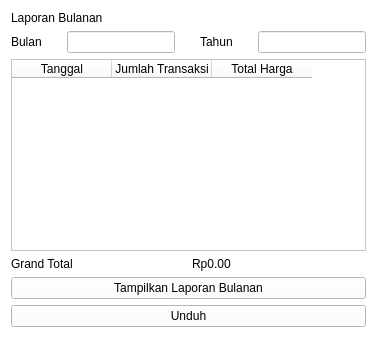
            <widget class="QWidget" name="laporanBulanan">
             <property name="styleSheet">
              <string notr="true">background-color: rgb(255, 255, 255)</string>
             </property>
             <layout class="QVBoxLayout" name="verticalLayout_6">
              <item>
               <widget class="QLabel" name="label_2">
                <property name="text">
                 <string>Laporan Bulanan</string>
                </property>
               </widget>
              </item>
              <item>
               <layout class="QHBoxLayout" name="horizontalLayout_12">
                <property name="spacing">
                 <number>25</number>
                </property>
                <item>
                 <widget class="QLabel" name="label_14">
                  <property name="text">
                   <string>Bulan</string>
                  </property>
                 </widget>
                </item>
                <item>
                 <widget class="QLineEdit" name="lineEditBulan"/>
                </item>
                <item>
                 <widget class="QLabel" name="label_23">
                  <property name="text">
                   <string>Tahun</string>
                  </property>
                 </widget>
                </item>
                <item>
                 <widget class="QLineEdit" name="lineEditTahun"/>
                </item>
               </layout>
              </item>
              <item>
               <widget class="QTableWidget" name="tableWidgetBulanan">
                <column>
                 <property name="text">
                  <string>Tanggal</string>
                 </property>
                </column>
                <column>
                 <property name="text">
                  <string>Jumlah Transaksi</string>
                 </property>
                </column>
                <column>
                 <property name="text">
                  <string>Total Harga</string>
                 </property>
                </column>
               </widget>
              </item>
              <item>
               <layout class="QHBoxLayout" name="horizontalLayout_13">
                <item>
                 <widget class="QLabel" name="label_15">
                  <property name="text">
                   <string>Grand Total</string>
                  </property>
                 </widget>
                </item>
                <item>
                 <widget class="QLabel" name="labelGrandTotalBulanan">
                  <property name="text">
                   <string>Rp0.00</string>
                  </property>
                 </widget>
                </item>
               </layout>
              </item>
              <item>
               <widget class="QPushButton" name="btn_tampilBulanan">
                <property name="text">
                 <string>Tampilkan Laporan Bulanan</string>
                </property>
               </widget>
              </item>
              <item>
               <widget class="QPushButton" name="btn_unduhBulanan">
                <property name="text">
                 <string>Unduh</string>
                </property>
               </widget>
              </item>
             </layout>
            </widget>
